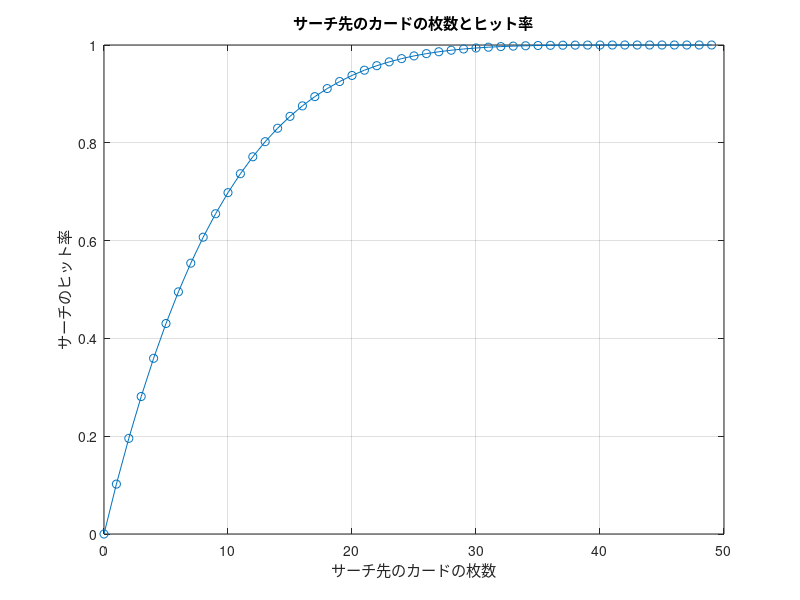

The MATLAB source for this figure:
%サーチのヒット率

function search_probability()
    total_cards_origin = 50; % 全体のカード枚数
    total_cards = total_cards_origin - 1; % 全体のカード枚数 - サーチカード自身
    selected_cards = 5; % サーチで見れるカード枚数

    % 結果を格納するための配列を初期化
    probabilities = zeros(1, total_cards + 1); % 0からtotal_cardsまでの確率

    % target_cards を 0 から total_cards まで動かして確率を計算
    for target_cards = 0:total_cards
        % カードが1枚も対象カードを含まない場合を計算
        if total_cards - target_cards >= selected_cards
            % 対象のカードが1枚も選ばれない確率を計算
            non_target_combinations = nchoosek(total_cards - target_cards, selected_cards);
            total_combinations = nchoosek(total_cards, selected_cards);

            % 対象のカードが1枚も選ばれない確率
            prob_no_target = non_target_combinations / total_combinations;
        else
            % 対象カードが多すぎて、1枚も含まれないケースが存在しない
            prob_no_target = 0;
        end

        % 1枚以上含まれる確率は、1から上記を引く
        probabilities(target_cards + 1) = 1 - prob_no_target;
    end

    % グラフを作成
    figure;
    plot(0:total_cards, probabilities, '-o');
    xlabel('サーチ先のカードの枚数');
    ylabel('サーチのヒット率');
    title('サーチ先のカードの枚数とヒット率');
    grid on;
end
